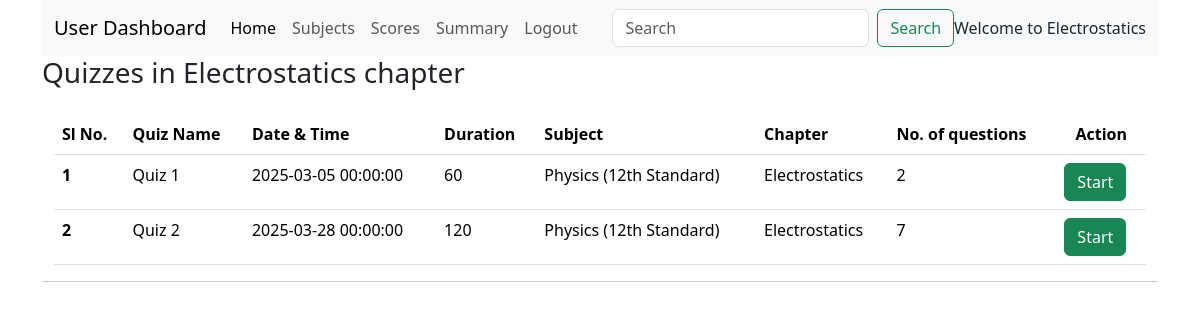
The page /explore_subject/1/1/Electrostatics on the database its author committed.
### backend/models.py (models this page shows)
class Chapter(db.Model):
  __tablename__="chapter"
  ch_id=db.Column(db.Integer, primary_key=True, nullable=False)
  subject_id=db.Column(db.Integer, db.ForeignKey("subject.sub_id"), nullable=False)
  name=db.Column(db.String, nullable=False)
  description=db.Column(db.String)
  quizes=db.relationship("Quiz", cascade="all,delete", backref="chapter", lazy=True)

class Quiz(db.Model):
  __tablename__="quiz"
  q_id=db.Column(db.Integer, primary_key=True, nullable=False)
  name=db.Column(db.String, nullable=False)
  chapter_id=db.Column(db.Integer, db.ForeignKey("chapter.ch_id"), nullable=False)
  date_of_quiz=db.Column(db.DateTime, nullable=False, default=datetime.now())
  time_duration=db.Column(db.Integer, nullable=True, default=60)
  remarks=db.Column(db.String)
  questions=db.relationship("Question", cascade="all,delete", backref="quiz", lazy=True)
  scores=db.relationship("Scores", cascade="all,delete", backref="quiz", lazy=True)

class Subject(db.Model):
  __tablename__="subject"
  sub_id=db.Column(db.Integer, primary_key=True, nullable=False)
  name=db.Column(db.String, nullable=False)
  description=db.Column(db.String)
  chapters=db.relationship("Chapter", cascade="all,delete", backref="subject", lazy=True)

### backend/controllers.py (the view)
@app.route('/explore_subject/<int:subject_id>/<int:chapter_id>/<string:name>')
def quiz_for_quizzes( subject_id, chapter_id, name):
  quizzes= db.session.query(Quiz).filter(Quiz.chapter_id == chapter_id).all()
  chapter = db.session.query(Chapter).filter(Chapter.ch_id == chapter_id).first()
  return render_template('user_quizzes.html', chapter=chapter, quizzes=quizzes, name=name)

### templates/user_quizzes.html (shortened to what this page needs)
<!DOCTYPE html>
<html lang="en">
<head>
  <link href="https://cdn.jsdelivr.net/npm/bootstrap@5.3.3/dist/css/bootstrap.min.css" rel="stylesheet">
  <link href="https://cdn.jsdelivr.net/npm/bootstrap-icons/font/bootstrap-icons.css" rel="stylesheet">
  <link href="/static/style/user_dashboard.css" rel="stylesheet">
</head>
<body>
  <div class="container new-container">
    <nav class="navbar navbar-expand-lg bg-body-tertiary">
      <div class="container-fluid">
        <a class="navbar-brand" href="#">User Dashboard</a>
        <div class="collapse navbar-collapse" id="navbarSupportedContent">
          <ul class="navbar-nav me-auto mb-2 mb-lg-0">
            <li class="nav-item">
              <a class="nav-link active" aria-current="page" href="/user_dashboard/{{name}}">Home</a>
            </li>
            <li class="nav-item">
              <a class="nav-link" href="/explore_subject/{{name}}">Subjects</a>
            </li>
            <li class="nav-item">
              <a class="nav-link" href="/score/{{name}}">Scores</a>
            </li>
            <li class="nav-item">
              <a class="nav-link" href="#">Summary</a>
            </li>
            <li class="nav-item">
              <a class="nav-link" onclick="window.location.href='/'">Logout</a>
            </li>
          </ul>
          <form class="d-flex" role="search" method="POST" action="">
            <input class="form-control me-2" type="search" placeholder="Search" aria-label="Search">
            <button class="btn btn-outline-success" type="submit">Search</button>
          </form>
          <span class="nav=text">
            Welcome to {{name}}
          </span>
        </div>
      </div>
    </nav>
    <h3>Quizzes in {{chapter.name}} chapter</h3>
    <div class="container new-container">
      <table class="table table-striped">
        <table class="table">
          <thead>
            <tr>
              <th scope="col">Sl No.</th>
              <th scope="col">Quiz Name</th>
              <th scope="col">Date & Time </th>
              <th scope="col">Duration</th>
              <th scope="col">Subject</th>
              <th scope="col">Chapter</th>
              <th scope="col">No. of questions</th>
              <th scope="col" class="text-center">Action</th>
            </tr>
          </thead>
          <tbody>
            {% for quiz in quizzes %}
            <tr>
              <th scope="row">{{loop.index}}</th>
              <td >{{quiz.name}}</td>
              <td >{{quiz.date_of_quiz}}</td>
              <td >{{quiz.time_duration}}</td>
              <td >{{quiz.chapter.subject.name}}</td>
              <td >{{quiz.chapter.name}}</td>
              <td>{{quiz.questions | length}}</td>
              <td><a href="/attempt_quiz/{{quiz.q_id}}/{{name}}" type="button" class="btn btn-success">Start</a>
              {% endfor %}
            </tr>
          </tbody>
        </table>
      </table>
    </div>
    <hr />
  </div>
</body>
</html>

### static/style/user_dashboard.css (style rules this page uses)
li a { cursor: pointer; }

### rows shown on the page
Chapter: name "Electrostatics"
Quiz: name "Quiz 1", date_of_quiz "2025-03-05 00:00:00", time_duration "60", chapter.subject.name "Physics (12th Standard)", chapter.name "Electrostatics", questions|length "2"
Quiz: name "Quiz 2", date_of_quiz "2025-03-28 00:00:00", time_duration "120", chapter.subject.name "Physics (12th Standard)", chapter.name "Electrostatics", questions|length "7"

### other values the page prints
{{ name }} "Electrostatics"
